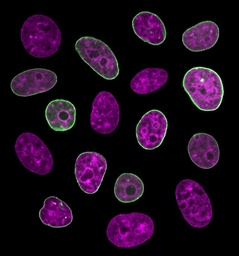
#> input picture image_resize/cell2.jpg, 239 x 256 px, shrunk from 1200 x 1286 before the run
$ python dip_hw2_region_analysis.py --image ../image_resize/cell2.jpg
#> lines starting #> are read from the running program, lines starting #| are printed output that depends on the picture; after the words box and inside, x2 and y2 are one past the last pixel; in counts of white or black regions, pixels touching at a corner belong together
### binary_centroid_compression/region_analysis/binary_image.py
import numpy as np

class binary_image:
    def __init__(self):
        self.hist = [0]*256
        self.threshold = 0

    def compute_histogram(self, image):
        """Computes the histogram of the input image
        takes as input:
        image: a grey scale image
        returns a histogram"""

        for r in range(0, image.shape[0]):
            for c in range(0, image.shape[1]):
                self.hist[image[r][c]] = self.hist[image[r][c]]+1

        return self.hist

    def expectation(self, hist):
        """
        takes a histogram,
        performs normalization
        returns the expectant
        """

        norm_hist = [ count_value / sum(hist) for count_value in hist ]
        expectant = sum(( norm_hist[pixel_value] * pixel_value  for pixel_value in range(0, len(norm_hist)) ))

        return int(expectant)

    def find_optimal_threshold(self, hist):
        """analyses a histogram it to find the optimal threshold value assuming a bimodal histogram
        takes as input
        hist: a bimodal histogram
        returns: an optimal threshold value"""

        self.threshold = len(hist)//2

        expectant1 = [0,1]
        expectant2 = [0,1]

        while (expectant1[0]-expectant1[1]) is not 0 and (expectant2[0]-expectant2[1]) is not 0:
            lower_domain = hist[:self.threshold-1]
            upper_domain = hist[self.threshold-1:]

            expectant1 = [ self.expectation(lower_domain) , expectant1[0] ]
            expectant2 = [ self.expectation(upper_domain) , expectant2[0] ]

            self.threshold = (expectant1[0] + expectant2[0]) // 2
            print('threshold', self.threshold)
            print(expectant1[0], expectant2[0])

        return self.threshold

    def binarize(self, image):
        """Compute the binary image of the the input image based on histogram analysis and thresholding
        take as input
        image: an grey scale image
        returns: a binary image

        'Assume that foreground objects are darker than background objects in the input gray-level image'

        the cells are lower intensities in the original image

        above threshold : set to 0   // black background - '0'
        below threshold : set to 255 // white blobs      - '1'
        """

        bin_img = image.copy()

        for r in range(0, image.shape[0]):
            for c in range(0, image.shape[1]):
                bin_img[r,c] = 0 if image[r][c] > self.threshold else 255

        return bin_img

### binary_centroid_compression/region_analysis/cell_counting.py
import cv2
import numpy as np

class cell_counting:

    def blob_coloring(self, image):
        """Uses the blob coloring algorithm based on 5 pixel cross window assigns region names
        takes a input:
        image: binary image
        return: a list of regions"""

        regions = dict()

        conv_mask = np.array([
            [0, 1, 0],
            [1, 1, 1],
            [0, 1, 0]])

        new_region_mask = np.array([
            [0, 0, 0],
            [0, 1, 1],
            [0, 1, 0]])

        end_region_mask = np.array([
            [0, 1, 0],
            [1, 1, 0],
            [0, 0, 0]])

        padded_image = np.zeros( (image.shape[0] +2 ,image.shape[1] +2) )
        padded_image[1:image.shape[0]+1, 1:image.shape[1]+1] = image > 128

        region_color = 0
        temporary_storage = []
        for r in range(0, image.shape[0]+2):
             for c in range(0, image.shape[1]+2):

                 if padded_image[r,c] == 1:
                     extracted_region = (padded_image[r-1:(r+1)+1,c-1:(c+1)+1] == 1) & conv_mask
                     temporary_storage.append((r,c))

                     if np.all( extracted_region == new_region_mask ):
                         regions[len(regions.keys())+1] = []
                         region_color = len(regions.keys())

                     for previous_region in reversed(list(regions.keys())):
                         if ((r-1, c  ) in regions[previous_region]):
                             region_color = previous_region
                             break

                     if np.all( extracted_region == end_region_mask ):
                         regions[region_color].extend(temporary_storage)

                     # if padded_image[r, c+1] == 0 and padded_image[r+1, c] == 0:
                     #     regions[region_color].extend(temporary_storage)

                 else:
                     if temporary_storage:
                         regions[region_color].extend(temporary_storage)
                     temporary_storage = []

        for keys in list(regions.keys()):
            if len(regions[keys]) < 15:
                del regions[keys]

        return regions


    def compute_statistics(self, region):
        """Compute cell statistics area and location
        takes as input
        region: a list of pixels in a region
        returns: area"""

        # Please print your region statistics to stdout
        # <region number>: <location or center>, <area>

        def center(list_of_tuples):
            y, x = zip(*list_of_tuples)
            return (sum(y)//len(y), sum(x)//len(x))

        def median_center(list_of_tuples):
            y, x = zip(*list_of_tuples)
            return (sorted(y)[len(y)//2], sorted(x)[len(x)//2])

        print('region', '\t:', 'center', '\t,', 'area')
        stats = []
        for region_number in region.keys():
            regions = region[region_number]
            stats.append( (region_number, center(regions) , len(regions)) )
            print(region_number, '\t:', center(regions) ,'\t,',len(regions))
        return stats

    def mark_regions_image(self, image, stats):
        """Creates a new image with computed stats
        takes as input
        image: a list of pixels in a region
        stats: stats regarding location and area
        returns: image marked with center and area"""

        # (r,c) --> (y,x) -->need to swap--> (x,y)
        list_of_centroids = list(( (x[1][1],x[1][0]) for x in stats))
        list_of_region_numbers = list( x[0] for x in stats )
        list_of_area= list(( x[2] for x in stats))

        import matplotlib.pyplot as plt
        fig = plt.figure()
        plt.imshow(image, cmap='binary')
        plt.scatter(*zip(*list_of_centroids),color='red', marker='*')

        for i, region_number in enumerate(list_of_region_numbers):
            plt.annotate(str(region_number) + ', ' + str(list_of_area[i]) , list_of_centroids[i], color='green')

        fig.canvas.draw()
        ncols, nrows = fig.canvas.get_width_height()
        return np.fromstring(fig.canvas.tostring_rgb(), dtype=np.uint8).reshape(nrows, ncols, 3)

### binary_centroid_compression/Compression/Run_Length_Encoding.py
import numpy as np

class rle:

    def encode_image(self,binary_image):
        """
        Compress the image
        takes as input:
        image: binary_image
        returns run length code
        """
        run_length = [0]
        run_length_counter = 0
        toggle = binary_image[0,0]
        for r in range(0, binary_image.shape[0]):
            for c in range(0, binary_image.shape[1]):
                if (toggle ^ binary_image[r,c]):
                    run_length_counter += 1
                    run_length.append(0)
                run_length[run_length_counter] +=  1
                toggle = binary_image[r,c]
        return np.array(run_length)


    def decode_image(self, rle_code, height , width):
        """
        Get original image from the rle_code
        takes as input:
        rle_code: the run length code to be decoded
        Height, width: height and width of the original image
        returns decoded binary image
        """
        image = np.zeros((height, width))
        toggle = 255
        run_length_counter = 0
        for r in range(0, image.shape[0]):
            for c in range(0, image.shape[1]):
                rle_code[run_length_counter] -= 1
                if rle_code[run_length_counter] == 0 :
                    toggle = 255 - toggle
                    run_length_counter += 1
                image[r,c] = np.uint8(toggle)
        return image

### binary_centroid_compression/dip_hw2_region_analysis.py
#!/usr/bin/env python3

"""dip_hw1.py: Starter file to run howework 1"""

#Example Usage: ./dip_hw1_region_analysis -i imagename.jpg


__author__      = "Pranav Mantini"
__email__ = "pmantini@uh.edu"
__version__ = "1.0.0"

import cv2
import sys
from datetime import datetime
import matplotlib
matplotlib.use('Agg')
import matplotlib.pyplot as plt

from region_analysis import binary_image as bi
from region_analysis import cell_counting as cc
from Compression import Run_Length_Encoding as rle

def display_image(window_name, image):
    """A function to display image"""
    cv2.namedWindow(window_name)
    cv2.imshow(window_name, image)
    cv2.waitKey(0)

def main():
    """ The main funtion that parses input arguments, calls the approrpiate
     interpolation method and writes the output image"""

    #Parse input arguments
    from argparse import ArgumentParser

    parser = ArgumentParser()

    parser.add_argument("-i", "--image", dest="image",
                        help="specify the name of the image", metavar="IMAGE")

    args = parser.parse_args()

    #Load image
    if args.image is None:
        print("Please specify the name of image")
        print("use the -h option to see usage information")
        sys.exit(2)
    else:
        image_name = args.image.split(".")[0]
        input_image = cv2.imread(args.image, 0)
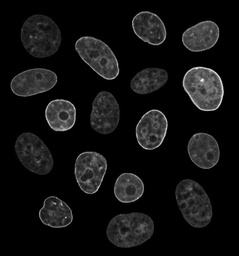
#> input_image: shape (256, 239); min 0, max 244, mean 17.8


    bin_img = bi.binary_image()
    hist = bin_img.compute_histogram(input_image)
#> after the loop in compute_histogram, `for r in range(0, image.shape[0]):`: self.hist = 256 values, max 37645 at index 0, min 0 at index 197, mean 239
#> hist has the same summary as self.hist in compute_histogram

    outputDir = 'output/cellct/'
    outputDir_compress = 'output/Compression/'

    #Saving histogram to output directory
    hist_fig = plt.plot(hist)
#> hist_fig = 1 item
    plt.savefig(outputDir+"hist.png")
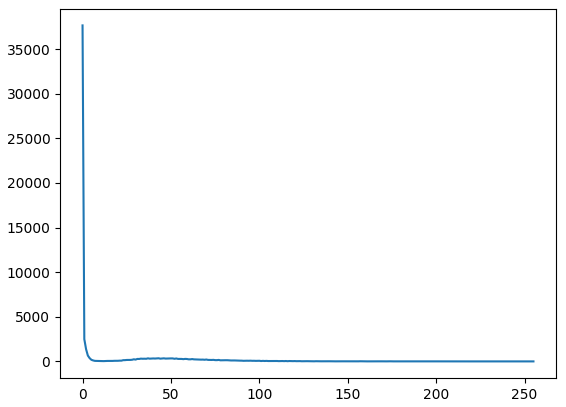
#> figure drawn by matplotlib, 1 panel; curve peaks at x = 0, y = 37645

    threshold = bin_img.find_optimal_threshold(hist)
#> in find_optimal_threshold, `self.threshold = len(hist)//2`: self.threshold = 128
#> the loop in find_optimal_threshold, `while (expectant1[0]-expectant1[1]) is not 0 and (expectant2[0]-expect..` made 3 passes
#> (expectant1, expectant2, self.threshold) on passes 1 to 3: ([16, 0], [30, 0], 23), ([0, 16], [38, 30], 19), ([0, 0], [42, 38], 21)
#| threshold 23
#| 16 30
#| threshold 19
#| 0 38
#| threshold 21
#| 0 42
#> threshold = 21
    print("Optimal threshold: ", threshold)
#| Optimal threshold:  21

    binary_img = bin_img.binarize(input_image)
#> after the loop in binarize, `for r in range(0, image.shape[0]):`:
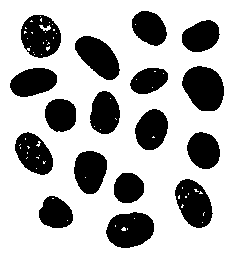
#> bin_img: shape (256, 239); 71.3% white; 17 black regions, largest, box (x1, y1, x2, y2) and area: (182, 66, 224, 111) 1434, (106, 212, 154, 248) 1322, (175, 179, 213, 228) 1262
    output_image_name = outputDir + "binary_image_" + datetime.now().strftime("%m%d-%H%M%S") + ".jpg"
    cv2.imwrite(output_image_name, binary_img)

    #blobcoloring
    cell_count_obj = cc.cell_counting()

    regions = cell_count_obj.blob_coloring(binary_img)
#> in blob_coloring, `padded_image[1:image.shape[0]+1, 1:image.shape[1]+1] = image > 128`:
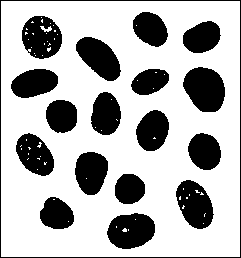
#> padded_image: shape (258, 241) float64; values 0 (black) and 1 (white), 70.1% white; 18 black regions, largest, box (x1, y1, x2, y2) and area: (183, 67, 225, 112) 1434, (107, 213, 155, 249) 1322, (176, 180, 214, 229) 1262
#> after the loop in blob_coloring, `for r in range(0, image.shape[0]+2):`: regions = 176 items
#> regions = 3 items
    stats = cell_count_obj.compute_statistics(regions)
#> the loop in compute_statistics, `for region_number in region.keys():` made 3 passes
#> region_number on passes 2 to 3: 100, 161
#| 1 	: (128, 116) 	, 49371
#| 100 	: (144, 39) 	, 18
#| 161 	: (229, 124) 	, 21
#> after the loop in compute_statistics, `for region_number in region.keys():`: stats = [(1, (128, 116), 49371), (100, (144, 39), 18), (161, (229, 124), 21)]

    cell_stats_img = cell_count_obj.mark_regions_image(binary_img, stats)
#> in mark_regions_image, `list_of_centroids = list(( (x[1][1],x[1][0]) for x in stats))`: list_of_centroids = [(116, 128), (39, 144), (124, 229)]
#> in mark_regions_image, `list_of_region_numbers = list( x[0] for x in stats )`: list_of_region_numbers = [1, 100, 161]
#> in mark_regions_image, `list_of_area= list(( x[2] for x in stats))`: list_of_area = [49371, 18, 21]
#> the loop in mark_regions_image, `for i, region_number in enumerate(list_of_region_numbers):` made 3 passes
#> region_number on passes 1 to 3: 1, 100, 161
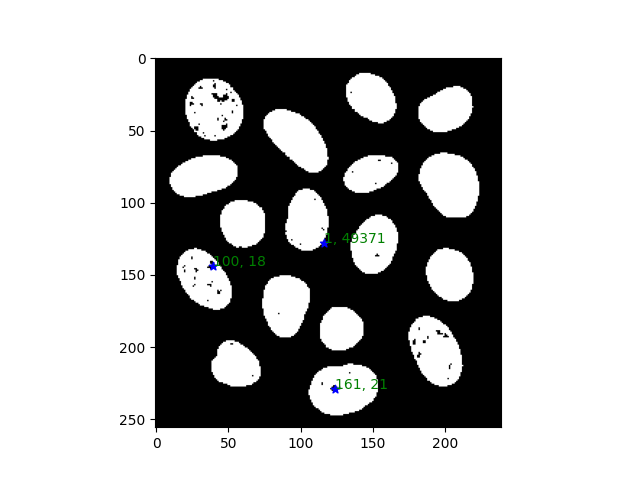
#> cell_stats_img: shape (480, 640, 3); mean of channels 0, 1, 2 178.1, 178.2, 178; drawn as B, G, R
    output_image_name = outputDir + "cell_stats_" + datetime.now().strftime("%m%d-%H%M%S") + ".jpg"
    cv2.imwrite(output_image_name, cell_stats_img)

    #Compression
    rle_obj = rle.rle()
    rle_code = rle_obj.encode_image(binary_img)
#> in encode_image, `toggle = binary_image[0,0]`: toggle = 255
#> after the loop in encode_image, `for r in range(0, binary_image.shape[0]):`: run_length = 1539 values, max 2770 at index 0, min 1 at index 14, mean 39.76; run_length_counter = 1538
#> rle_code has the same summary as run_length in encode_image
    print("-------------- Runlength Code -------------------")
    print(rle_code)
#> (printed output is left out)

    [height, width] = binary_img.shape
#> height = 256; width = 239

    decoded_image = rle_obj.decode_image(rle_code, height, width)
#> after the loop in decode_image, `for r in range(0, image.shape[0]):`:
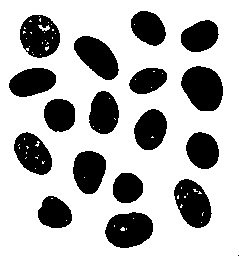
#> image: shape (256, 239) float64; 71.3% white; 18 black regions (1 under 20 px), largest, box (x1, y1, x2, y2) and area: (181, 66, 223, 111) 1434, (105, 212, 153, 248) 1322, (174, 179, 212, 228) 1262
#> after the loop in decode_image, `for r in range(0, image.shape[0]):`: rle_code = 1539 values from 0 to 0

    output_image_name = outputDir_compress + "decoded_image_" + datetime.now().strftime("%m%d-%H%M%S") + ".jpg"
    cv2.imwrite(output_image_name, decoded_image)


if __name__ == "__main__":
    main()
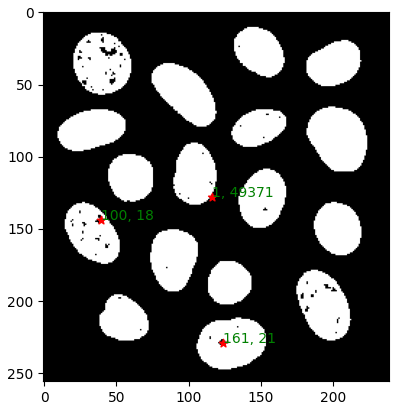
#> figure drawn by matplotlib, 1 panel
